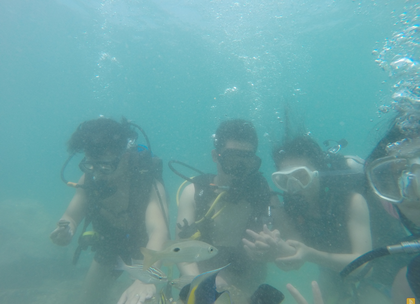
%> input picture 112_img_.png, 420 x 304 px, shrunk from 2000 x 1450 before the run
$ octave main.m   (GNU Octave 9; MATLAB toolbox functions it lacks are replaced by stand-ins)
%> lines starting %> are read from the running program, lines starting %| are printed output that depends on the picture
%> the answer given: 112_img_.png
### whiteBalanceCorrection.m
function output = whiteBalanceCorrection(img)
%WHITEBALANCECORRECTION Shades of Gray method - best for underwater.

    R = img(:,:,1);
    G = img(:,:,2);
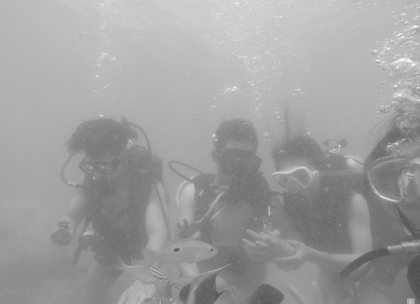
%> G: size 304x420 double; min 0.318, max 1, mean 0.624
    B = img(:,:,3);

    % Shades of Gray (p=6 norm) — more robust than Gray World or White Patch
    p = 6;
    norm_R = mean(R(:).^p)^(1/p);
%> norm_R = 0.457
    norm_G = mean(G(:).^p)^(1/p);
%> norm_G = 0.666
    norm_B = mean(B(:).^p)^(1/p);
%> norm_B = 0.688

    % Target: geometric mean of the three norms
    norm_avg = (norm_R * norm_G * norm_B)^(1/3);
%> norm_avg = 0.594

    gain_R = norm_avg / norm_R;
%> gain_R = 1.3
    gain_G = norm_avg / norm_G;
%> gain_G = 0.892
    gain_B = norm_avg / norm_B;
%> gain_B = 0.863

    % Clamp gains to prevent overcorrection
    gain_R = min(gain_R, 1.6);
    gain_G = min(gain_G, 1.6);
    gain_B = min(gain_B, 1.6);

    output = cat(3, R*gain_R, G*gain_G, B*gain_B);
    output = min(max(output, 0), 1);

    fprintf('WB Gains ? R:%.2f  G:%.2f  B:%.2f\n', gain_R, gain_G, gain_B);
%| WB Gains ? R:1.30  G:0.89  B:0.86
end

### applyCLAHE.m
function output = applyCLAHE(img)
%APPLYCLAHE CLAHE in LAB space with controlled saturation.

    lab = rgb2lab(img);
%> lab: size 304x420x3 double; mean of channels 1, 2, 3 58.5, -1.9, 0.7
    L   = lab(:,:,1) / 100;

    L_clahe = adapthisteq(L, ...
        'ClipLimit',    0.008, ...   % ? lower = prevents washed-out look
        'Distribution', 'uniform', ... % ? better for already-bright images
        'NumTiles',     [8 8]);

    lab(:,:,1) = L_clahe * 100;
%> lab: size 304x420x3 double; mean of channels 1, 2, 3 47.3, -1.9, 0.7

    % Saturation boost - restore colors lost underwater
    lab(:,:,2) = lab(:,:,2) * 1.20;
%> lab: size 304x420x3 double; mean of channels 1, 2, 3 47.3, -2.3, 0.7
    lab(:,:,3) = lab(:,:,3) * 1.20;
%> lab: size 304x420x3 double; mean of channels 1, 2, 3 47.3, -2.3, 0.9

    output = lab2rgb(lab);
    output = min(max(output, 0), 1);
    fprintf('CLAHE applied\n');
end

### darkChannelDehaze.m
function output = darkChannelDehaze(img)
%DARKCHANNEL Haze removal using the Dark Channel Prior (He et al., 2009).

    % Ensure input is double in [0,1]
    img = double(img);
    if max(img(:)) > 1
        img = img / 255;
    end

    patch_size = 10;
    omega      = 0.60;
    t_min      = 0.25;

    %% Step 1: Dark Channel
    dark_ch = min(img, [], 3);
    dark_ch = imerode(dark_ch, strel('square', patch_size));
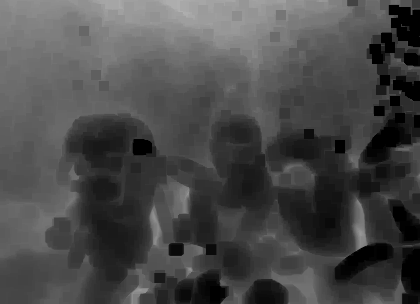
%> dark_ch: size 304x420 double; min 0, max 0.691, mean 0.29

    %% Step 2: Atmospheric Light (A) — fixed extraction
    num_pixels  = numel(dark_ch);
%> num_pixels = 127680
    flat_dark   = dark_ch(:);
    [~, sorted_idx] = sort(flat_dark, 'descend');

    % Top 0.1% brightest pixels in dark channel
    top_n       = max(1, round(0.001 * num_pixels));
%> top_n = 128
    top_idx     = sorted_idx(1:top_n);
%> top_idx = 128 values, max 56863 at index 52, min 50465 at index 54, mean 53303.2

    % Flatten image to (N x 3), pick candidate rows, find brightest
    [rows, cols, ~] = size(img);
%> rows = 304; cols = 420
    flat_img    = reshape(img, rows * cols, 3);
    candidates  = flat_img(top_idx, :);               % top_n × 3
%> candidates = 128 rows, first 12: [0.805 0.724 0.765; 0.797 0.726 0.763; 0.798 0.727 0.764; 0.805 0.724 0.765; 0.791 0.716 0.757; 0.786 0.707 0.748; 0.824 0.731 0.764; 0.817 0.733 0.762; 0.769 0.703 0.736; 0.759 0.694 0.731; 0.798 0.727 0.764; 0.775 0.712 0.749]

    [~, best]   = max(sum(candidates, 2));             % row with max brightness
%> best = 91
    A           = candidates(best, :);                 % guaranteed 1×3
%> A = [0.842 0.761 0.79]
    A           = double(A(:)');                       % force row vector 1×3

    fprintf('Atmospheric Light A = [%.4f  %.4f  %.4f]\n', A(1), A(2), A(3));
%| Atmospheric Light A = [0.8423  0.7610  0.7897]

    %% Step 3: Transmission Map — safe per-channel division
    % Normalise each channel separately to avoid reshape issues
    img_norm = zeros(size(img));
    for c = 1:3
        img_norm(:,:,c) = img(:,:,c) / A(c);
    end

    dark_norm   = min(img_norm, [], 3);
    dark_norm   = imerode(dark_norm, strel('square', patch_size));
    transmission = 1 - omega * dark_norm;

    %% Step 4: Guided Filter — refine transmission
    gray_guide   = rgb2gray(img);
    transmission = imguidedfilter(transmission, gray_guide, ...
        'NeighborhoodSize', 60, 'DegreeOfSmoothing', 1e-3);

    %% Step 5: Recover Scene Radiance — safe per-channel recovery
    t_clamped = max(transmission, t_min);
    output    = zeros(size(img));
    for c = 1:3
        output(:,:,c) = (img(:,:,c) - A(c)) ./ t_clamped + A(c);
    end
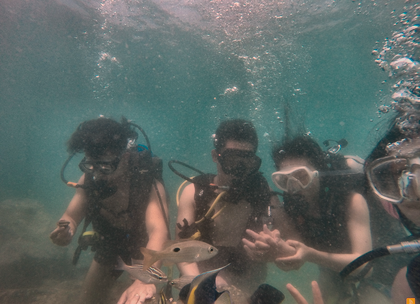
%> output: size 304x420x3 double; mean R, G, B 0.326, 0.378, 0.359; drawn with min black and max white

    output = min(max(output, 0), 1);
    fprintf('Dehazing complete (omega=%.2f, t_min=%.2f)\n', omega, t_min);
end

### sharpenAndDenoise.m
function output = sharpenAndDenoise(img)
%SHARPENANDDENOISE Applies unsharp masking for sharpening, then Wiener filter for denoising.

    %% Sharpening: Unsharp Masking
    % output = img + amount * (img - blurred_img)
    sigma_blur = 1.5;    % Gaussian blur sigma
    amount = 0.6;        % Sharpening strength (0.3-0.8 recommended)
    threshold = 0.03;    % Ignore edges smaller than this (avoids sharpening noise)

    sharpened = imsharpen(img, ...
        'Radius', sigma_blur, ...
        'Amount', amount, ...
        'Threshold', threshold);

    %% Denoising: Wiener Filter (per channel)
    % Wiener filter is optimal for additive Gaussian noise removal
    noise_win = [5 5]; % 5x5 local neighborhood window

    R = wiener2(sharpened(:,:,1), noise_win);
    G = wiener2(sharpened(:,:,2), noise_win);
    B = wiener2(sharpened(:,:,3), noise_win);

    output = cat(3, R, G, B);
    output = min(max(output, 0), 1);

    fprintf('Sharpening (sigma=%.1f, amount=%.1f) + Wiener denoise applied\n', ...
        sigma_blur, amount);
end

### gammaCorrect.m
function output = gammaCorrect(img, gamma)
%> called with gamma = 0.75
%GAMMACORRECT Applies power-law gamma correction.
% gamma < 1 ? brightens image (typical for dark underwater scenes)
% gamma > 1 ? darkens image

    if nargin < 2
        gamma = 0.8; % Default: slight brightening
    end

    output = img .^ gamma;
%> `hsv    = rgb2hsv(gamma_img);`: hsv: size 304x420x3 double; mean H, S, V 0.372, 0.228, 0.498
%> `hsv(:,:,2) = min(hsv(:,:,2) * 1.25, 1.0);`: hsv: size 304x420x3 double; mean H, S, V 0.372, 0.284, 0.498
    output = min(max(output, 0), 1);

    fprintf('Gamma correction applied (gamma=%.2f)\n', gamma);
end

### computeUIQM.m
function uiqm = computeUIQM(img)
%COMPUTEUIQM Computes the Underwater Image Quality Measure (UIQM).
% UIQM = c1*UICM + c2*UISM + c3*UIConM
% Panetta et al. 2016 - higher is better.

    c1 = 0.0282; c2 = 0.2953; c3 = 3.5753; % Standard weights

    %% UICM: Underwater Image Colorfulness Measure
    R = img(:,:,1); G = img(:,:,2); B = img(:,:,3);
    RG = R - G; YB = (R + G)/2 - B;
%> after `YB = (R + G)/2 - B`:
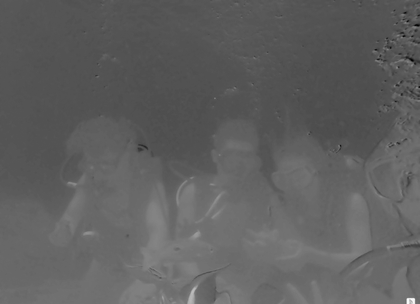
%> YB: size 304x420 double; min -0.518, max 0.549, mean -0.116; drawn with min black and max white

    mu_RG = mean(RG(:)); sigma_RG = std(RG(:));
%> after `mu_RG = mean(RG(:))`: mu_RG = -0.21
%> after `sigma_RG = std(RG(:))`: sigma_RG = 0.0781
    mu_YB = mean(YB(:)); sigma_YB = std(YB(:));
%> after `mu_YB = mean(YB(:))`: mu_YB = -0.116
%> after `sigma_YB = std(YB(:))`: sigma_YB = 0.0584

    UICM = -0.0268 * sqrt(mu_RG^2 + mu_YB^2) + ...
            0.1586 * sqrt(sigma_RG^2 + sigma_YB^2);
%> UICM = 0.00902

    %% UISM: Underwater Image Sharpness Measure
    gray = rgb2gray(img);
    sobelH = fspecial('sobel');
    edgeH = imfilter(gray, sobelH, 'replicate');
    edgeV = imfilter(gray, sobelH', 'replicate');
    edge_mag = sqrt(edgeH.^2 + edgeV.^2);
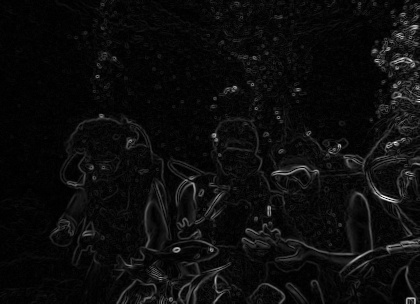
%> edge_mag: size 304x420 double; min 0, max 1.41, mean 0.0702; drawn with min black and max white
    UISM = mean(edge_mag(:));
%> UISM = 0.0702

    %% UIConM: Underwater Image Contrast Measure
    % Using Michelson contrast in local patches
    blk = 5;
    [rows, cols] = size(gray);
    contrast_vals = [];
    for r = 1:blk:rows-blk
        for c = 1:blk:cols-blk
            patch = gray(r:r+blk-1, c:c+blk-1);
            I_max = max(patch(:));
            I_min = min(patch(:));
            if (I_max + I_min) > 0
                contrast_vals(end+1) = (I_max - I_min) / (I_max + I_min);
            end
        end
    end
%> after the loop, contrast_vals = 4980 values, max 0.349 at index 2404, min 0.00445 at index 4811, mean 0.0434
    UIConM = mean(contrast_vals);
%> UIConM = 0.0434

    uiqm = c1*UICM + c2*UISM + c3*UIConM;
%> uiqm = 0.176
end

### main.m
%% Underwater Image Enhancement - Main Script
clc; clear; close all;

%% 1. Load Image
[filename, filepath] = uigetfile({'*.jpg;*.png;*.bmp','Image Files'}, ...
    'Select Underwater Image');
if isequal(filename,0), error('No image selected.'); end
original = im2double(imread(fullfile(filepath, filename)));

%% 2. White Balance
wb_img = whiteBalanceCorrection(original);

%% 3. CLAHE
clahe_img = applyCLAHE(wb_img);

%% 4. Dehaze
dehazed_img = darkChannelDehaze(clahe_img);

%% 5. Sharpen & Denoise
sharp_img = sharpenAndDenoise(dehazed_img);

%% 6. Gamma Correction  ? lower gamma = brighter
gamma_img = gammaCorrect(sharp_img, 0.75);
hsv    = rgb2hsv(gamma_img);
hsv(:,:,2) = min(hsv(:,:,2) * 1.25, 1.0);  % boost saturation 25%
gamma_img  = hsv2rgb(hsv);

final = im2uint8(gamma_img);

%% 7. Final
final = im2uint8(gamma_img);

%% ---- Display all 7 stages in a clean 2x4 grid ----
%% ---- Display each stage in its own window ----

figure('Name','1. Original','NumberTitle','off');
imshow(original); title('1. Original','FontSize',13,'FontWeight','bold');

figure('Name','2. White Balance','NumberTitle','off');
imshow(wb_img); title('2. White Balance','FontSize',13,'FontWeight','bold');

figure('Name','3. CLAHE','NumberTitle','off');
imshow(clahe_img); title('3. CLAHE Contrast Enhancement','FontSize',13,'FontWeight','bold');

figure('Name','4. Dehazed','NumberTitle','off');
imshow(dehazed_img); title('4. Dehazed (Dark Channel Prior)','FontSize',13,'FontWeight','bold');

figure('Name','5. Sharpened','NumberTitle','off');
imshow(sharp_img); title('5. Sharpened & Denoised','FontSize',13,'FontWeight','bold');

figure('Name','6. Gamma Corrected','NumberTitle','off');
imshow(gamma_img); title('6. Gamma Corrected','FontSize',13,'FontWeight','bold');

figure('Name','7. Final Output','NumberTitle','off');
imshow(final); title('7. Final Enhanced Output','FontSize',13,'FontWeight','bold');

figure('Name','Original vs Enhanced','NumberTitle','off');
imshow([im2uint8(original), final]);
title('Original  |  Enhanced','FontSize',13,'FontWeight','bold');
%% Save
imwrite(final, 'enhanced_output.jpg', 'Quality', 95);
fprintf('\nSaved: enhanced_output.jpg\n');

%% Metrics
fprintf('\n--- No-Reference Metrics ---\n');
uiqm_orig = computeUIQM(original);
%> uiqm_orig = 0.176
uiqm_enh  = computeUIQM(gamma_img);
%> in computeUIQM (call 2), `B = img(:,:,3)`:
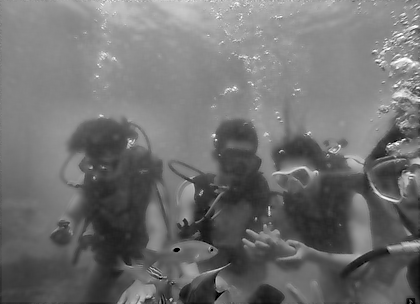
%> B: size 304x420 double; min 0, max 1, mean 0.444
%> in computeUIQM (call 2), `RG = R - G`:
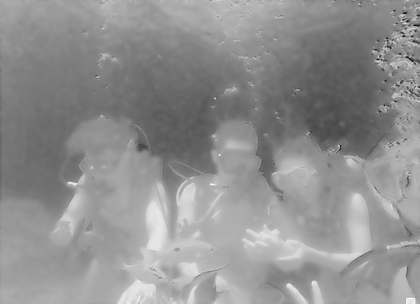
%> RG: size 304x420 double; min -0.737, max 0.443, mean -0.0677; drawn with min black and max white
%> in computeUIQM (call 2), `mu_RG = mean(RG(:))`: mu_RG = -0.0677
%> in computeUIQM (call 2), `sigma_RG = std(RG(:))`: sigma_RG = 0.139
%> in computeUIQM (call 2), `mu_YB = mean(YB(:))`: mu_YB = -0.00956
%> in computeUIQM (call 2), `sigma_YB = std(YB(:))`: sigma_YB = 0.0935
%> in computeUIQM (call 2), `UICM = -0.0268 * sqrt(mu_RG^2 + mu_YB^2) + 0.1586 * sqrt(sigma_RG^2 + ..`: UICM = 0.0248
%> in computeUIQM (call 2), `UISM = mean(edge_mag(:));`: UISM = 0.162
%> after the loop in computeUIQM (call 2), `for r = 1:blk:rows-blk`: contrast_vals = 4980 values, max 1 at index 2403, min 0.00611 at index 839, mean 0.119
%> in computeUIQM (call 2), `UIConM = mean(contrast_vals);`: UIConM = 0.119
%> in computeUIQM (call 2), `uiqm = c1*UICM + c2*UISM + c3*UIConM;`: uiqm = 0.474
%> uiqm_enh = 0.474
fprintf('UIQM | Original: %.4f  ?  Enhanced: %.4f\n', uiqm_orig, uiqm_enh);
%| UIQM | Original: 0.1762  ?  Enhanced: 0.4744
fprintf('Entropy | Original: %.4f  ?  Enhanced: %.4f\n', ...
    entropy(rgb2gray(im2uint8(original))), entropy(rgb2gray(final)));
%| Entropy | Original: 6.6263  ?  Enhanced: 7.1023
%% ---- Tile all windows neatly ----
% Works on MATLAB R2016b and later
for f = 1:8
    figure(f);
    set(f, 'Units','normalized');
end

% Auto-arrange in a 2x4 grid pattern
positions = [
    0.00 0.50 0.25 0.45;   % Fig 1 - top left
    0.25 0.50 0.25 0.45;   % Fig 2
    0.50 0.50 0.25 0.45;   % Fig 3
    0.75 0.50 0.25 0.45;   % Fig 4
    0.00 0.02 0.25 0.45;   % Fig 5 - bottom left
    0.25 0.02 0.25 0.45;   % Fig 6
    0.50 0.02 0.25 0.45;   % Fig 7
    0.75 0.02 0.25 0.45;   % Fig 8 - comparison
];

for f = 1:8
    figure(f);
    set(f, 'Units','normalized', 'OuterPosition', positions(f,:));
end%% ---- Tile all windows neatly ----
% Works on MATLAB R2016b and later
for f = 1:8
    figure(f);
    set(f, 'Units','normalized');
end

% Auto-arrange in a 2x4 grid pattern
positions = [
    0.00 0.50 0.25 0.45;   % Fig 1 - top left
    0.25 0.50 0.25 0.45;   % Fig 2
    0.50 0.50 0.25 0.45;   % Fig 3
    0.75 0.50 0.25 0.45;   % Fig 4
    0.00 0.02 0.25 0.45;   % Fig 5 - bottom left
    0.25 0.02 0.25 0.45;   % Fig 6
    0.50 0.02 0.25 0.45;   % Fig 7
    0.75 0.02 0.25 0.45;   % Fig 8 - comparison
];

for f = 1:8
    figure(f);
    set(f, 'Units','normalized', 'OuterPosition', positions(f,:));
end
